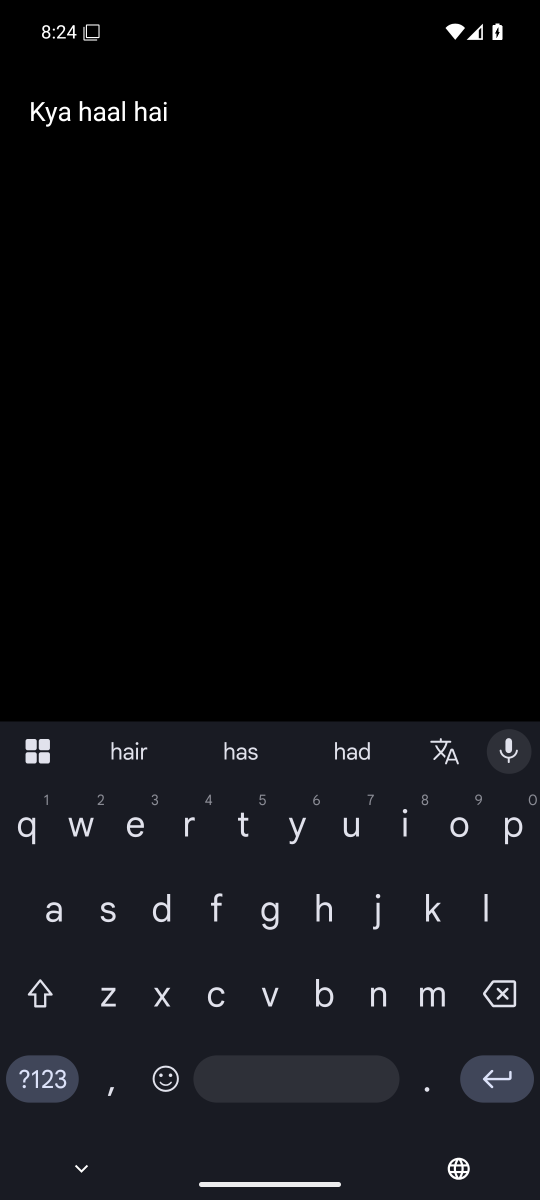
#> input picture frames/015_typed.png, 1080 x 2400 px, given in place of setup-welcome-light.png, which was not available (shown at 1/2 size)
$ python make_readme_images.py
#> lines starting #> are read from the running program, lines starting #| are printed output that depends on the picture; after the words box and inside, x2 and y2 are one past the last pixel; in counts of white or black regions, pixels touching at a corner belong together
#!/usr/bin/env python3
"""Builds the README images in docs/ from the emulator screenshots the preview job pushes to the ci-shots branch.

    git fetch origin ci-shots && mkdir -p /tmp/cis && git archive origin/ci-shots | tar -x -C /tmp/cis
    python3 scripts/make_readme_images.py /tmp/cis docs /tmp/ui

/tmp/ui holds the app screens the unit-test job draws (the ci-ui-shots branch), which show the current icon and colours.
"""
import glob
import os
import sys

from PIL import Image, ImageDraw, ImageFilter

SRC = sys.argv[1] if len(sys.argv) > 1 else "/tmp/cis"
OUT = sys.argv[2] if len(sys.argv) > 2 else "docs"
UI = sys.argv[3] if len(sys.argv) > 3 else "/tmp/ui"
os.makedirs(OUT, exist_ok=True)


def load(name):
    return Image.open(os.path.join(SRC, name + ".png")).convert("RGB")


def ui(name):
    """An app screen drawn by the unit tests (current icon and colours)."""
#> called with name = 'setup-welcome-light'
    im = Image.open(os.path.join(UI, name + ".png")).convert("RGB")
    if name.startswith("gallery"):
        im = im.crop((0, 0, im.size[0], round(im.size[1] * 0.6)))   # the cards only, not the empty screen under them
    return im


def labelled(label):
    """A demo frame the preview job labelled (typed, emoji)."""
    f = sorted(glob.glob(os.path.join(SRC, "frames", "*_" + label + ".png")))
    return Image.open(f[0]).convert("RGB")


def rounded(im, r):
    mask = Image.new("L", im.size, 0)
    ImageDraw.Draw(mask).rounded_rectangle([0, 0, im.size[0] - 1, im.size[1] - 1], r, fill=255)
    out = Image.new("RGBA", im.size)
    out.paste(im, (0, 0), mask)
    return out


def phone(im, width, bezel=10, dark=True):
    """A screenshot inside a simple phone body."""
    h = round(im.size[1] * width / im.size[0])
    scr = rounded(im.resize((width, h), Image.LANCZOS), 34)
    body = Image.new("RGBA", (width + 2 * bezel, h + 2 * bezel), (0, 0, 0, 0))
    d = ImageDraw.Draw(body)
    d.rounded_rectangle([0, 0, body.size[0] - 1, body.size[1] - 1], 34 + bezel, fill=(20, 28, 25) if dark else (60, 64, 67))
    body.alpha_composite(scr, (bezel, bezel))
    return body


# [35 lines left out: functions card, shadow, gradient, row, not called in this run]


def bg_dark(w, h):
    return gradient((w, h), (7, 15, 12), (19, 52, 39))


def bg_light(w, h):
    return gradient((w, h), (245, 245, 246), (226, 232, 226))


def keyboard_crop(name, top=1020):
    im = load(name)
    return im.crop((0, top, im.size[0], im.size[1]))


# --- hero: setup, typing, emoji
hero = row(
    [
        phone(ui("setup-welcome-light"), 330),
        phone(labelled("typed"), 330),
        phone(labelled("emoji"), 330),
        phone(ui("gallery-dark"), 330),
    ],
    bg_dark,
    gap=30,
    pad=56,
    anchor="center",
)
#> in phone, `h = round(im.size[1] * width / im.size[0])`: h = 733
#> in rounded, `mask = Image.new("L", im.size, 0)`: mask: PIL image 330x733 L; every value is 0
#> in rounded, `ImageDraw.Draw(mask).rounded_rectangle([0, 0, im.size[0] - 1, im.size[..`:
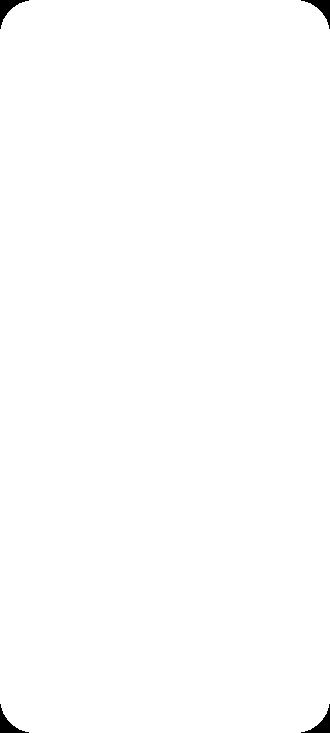
#> mask: PIL image 330x733 L; 99.6% white; 4 black regions, box (x1, y1, x2, y2) and area: (0, 0, 29, 29) 260, (301, 0, 330, 29) 260, (0, 704, 29, 733) 260, (301, 704, 330, 733) 260
#> in rounded, `out = Image.new("RGBA", im.size)`: out: PIL image 330x733 RGBA; every value is 0
#> in rounded, `out.paste(im, (0, 0), mask)`:
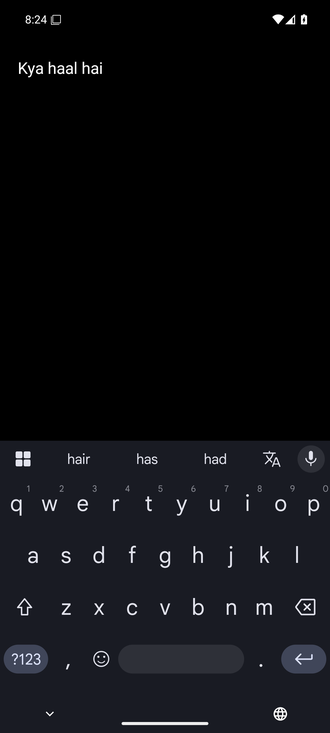
#> im: PIL image 330x733 RGB; mean R, G, B 13.6, 14.4, 17.7
#> in phone, `body = Image.new("RGBA", (width + 2 * bezel, h + 2 * bezel), (0, 0, 0,..`: body: PIL image 350x753 RGBA; every value is 0
#> in phone, `body.alpha_composite(scr, (bezel, bezel))`:
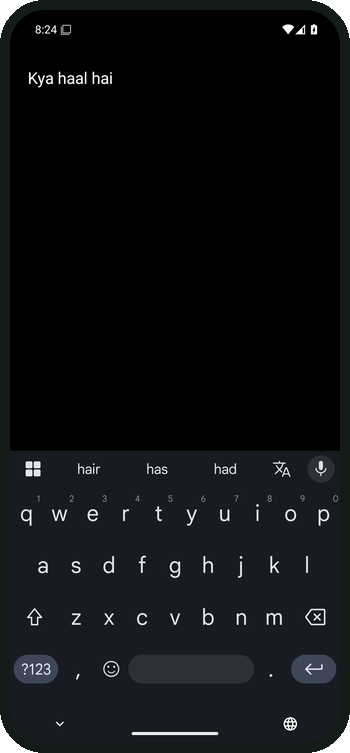
#> body: PIL image 350x753 RGBA; mean R, G, B, A 14, 15.4, 18.2, 253.3; transparent parts drawn white
#> (the run stopped early here; a loop or call above may not have finished)
